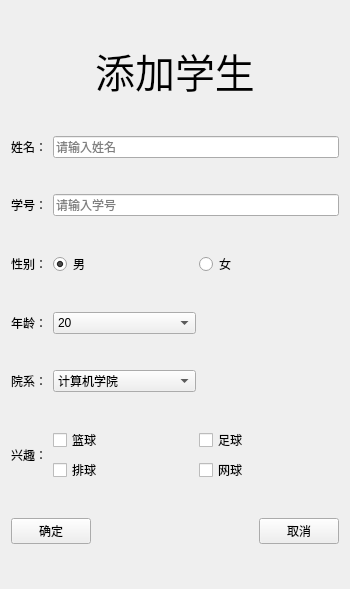
<?xml version="1.0" encoding="UTF-8"?>
<ui version="4.0">
 <class>AddStudent</class>
 <widget class="QWidget" name="AddStudent">
  <property name="geometry">
   <rect>
    <x>0</x>
    <y>0</y>
    <width>350</width>
    <height>589</height>
   </rect>
  </property>
  <property name="windowTitle">
   <string>添加学生</string>
  </property>
  <layout class="QVBoxLayout" name="verticalLayout" stretch="1,1,1,1,1,1,1,1">
   <item>
    <widget class="QLabel" name="label">
     <property name="sizePolicy">
      <sizepolicy hsizetype="Preferred" vsizetype="Fixed">
       <horstretch>0</horstretch>
       <verstretch>0</verstretch>
      </sizepolicy>
     </property>
     <property name="font">
      <font>
       <pointsize>30</pointsize>
      </font>
     </property>
     <property name="text">
      <string>添加学生</string>
     </property>
     <property name="alignment">
      <set>Qt::AlignCenter</set>
     </property>
     <property name="margin">
      <number>0</number>
     </property>
     <property name="indent">
      <number>-1</number>
     </property>
    </widget>
   </item>
   <item>
    <layout class="QHBoxLayout" name="horizontalLayout" stretch="1,8">
     <property name="sizeConstraint">
      <enum>QLayout::SetDefaultConstraint</enum>
     </property>
     <item>
      <widget class="QLabel" name="label_2">
       <property name="text">
        <string>姓名：</string>
       </property>
      </widget>
     </item>
     <item>
      <widget class="QLineEdit" name="leName">
       <property name="text">
        <string/>
       </property>
       <property name="placeholderText">
        <string>请输入姓名</string>
       </property>
       <property name="clearButtonEnabled">
        <bool>true</bool>
       </property>
      </widget>
     </item>
    </layout>
   </item>
   <item>
    <layout class="QHBoxLayout" name="horizontalLayout_2" stretch="1,8">
     <item>
      <widget class="QLabel" name="label_3">
       <property name="text">
        <string>学号：</string>
       </property>
      </widget>
     </item>
     <item>
      <widget class="QLineEdit" name="leNum">
       <property name="placeholderText">
        <string>请输入学号</string>
       </property>
       <property name="clearButtonEnabled">
        <bool>true</bool>
       </property>
      </widget>
     </item>
    </layout>
   </item>
   <item>
    <layout class="QHBoxLayout" name="horizontalLayout_3" stretch="1,4,4">
     <item>
      <widget class="QLabel" name="label_4">
       <property name="text">
        <string>性别：</string>
       </property>
      </widget>
     </item>
     <item>
      <widget class="QRadioButton" name="cbxMan">
       <property name="text">
        <string>男</string>
       </property>
       <property name="checked">
        <bool>true</bool>
       </property>
       <attribute name="buttonGroup">
        <string notr="true">sexGroup</string>
       </attribute>
      </widget>
     </item>
     <item>
      <widget class="QRadioButton" name="cbxWoman">
       <property name="text">
        <string>女</string>
       </property>
       <attribute name="buttonGroup">
        <string notr="true">sexGroup</string>
       </attribute>
      </widget>
     </item>
    </layout>
   </item>
   <item>
    <layout class="QHBoxLayout" name="horizontalLayout_4" stretch="1,4,4">
     <item>
      <widget class="QLabel" name="label_5">
       <property name="text">
        <string>年龄：</string>
       </property>
      </widget>
     </item>
     <item>
      <widget class="QComboBox" name="cbxAge">
       <property name="currentIndex">
        <number>2</number>
       </property>
       <item>
        <property name="text">
         <string>18</string>
        </property>
       </item>
       <item>
        <property name="text">
         <string>19</string>
        </property>
       </item>
       <item>
        <property name="text">
         <string>20</string>
        </property>
       </item>
       <item>
        <property name="text">
         <string>21</string>
        </property>
       </item>
       <item>
        <property name="text">
         <string>22</string>
        </property>
       </item>
       <item>
        <property name="text">
         <string>23</string>
        </property>
       </item>
       <item>
        <property name="text">
         <string>24</string>
        </property>
       </item>
       <item>
        <property name="text">
         <string>25</string>
        </property>
       </item>
       <item>
        <property name="text">
         <string>26</string>
        </property>
       </item>
       <item>
        <property name="text">
         <string>27</string>
        </property>
       </item>
       <item>
        <property name="text">
         <string>28</string>
        </property>
       </item>
      </widget>
     </item>
     <item>
      <spacer name="horizontalSpacer_2">
       <property name="orientation">
        <enum>Qt::Horizontal</enum>
       </property>
       <property name="sizeHint" stdset="0">
        <size>
         <width>40</width>
         <height>20</height>
        </size>
       </property>
      </spacer>
     </item>
    </layout>
   </item>
   <item>
    <layout class="QHBoxLayout" name="horizontalLayout_5" stretch="1,4,4">
     <item>
      <widget class="QLabel" name="label_6">
       <property name="text">
        <string>院系：</string>
       </property>
      </widget>
     </item>
     <item>
      <widget class="QComboBox" name="cbxCollege">
       <item>
        <property name="text">
         <string>计算机学院</string>
        </property>
       </item>
       <item>
        <property name="text">
         <string>外国语学院</string>
        </property>
       </item>
       <item>
        <property name="text">
         <string>商学院</string>
        </property>
       </item>
      </widget>
     </item>
     <item>
      <spacer name="horizontalSpacer_3">
       <property name="orientation">
        <enum>Qt::Horizontal</enum>
       </property>
       <property name="sizeHint" stdset="0">
        <size>
         <width>40</width>
         <height>20</height>
        </size>
       </property>
      </spacer>
     </item>
    </layout>
   </item>
   <item>
    <layout class="QHBoxLayout" name="horizontalLayout_6" stretch="1,8">
     <item>
      <widget class="QLabel" name="label_7">
       <property name="text">
        <string>兴趣：</string>
       </property>
      </widget>
     </item>
     <item>
      <layout class="QGridLayout" name="gridLayout">
       <item row="0" column="0">
        <widget class="QCheckBox" name="cbxBasketball">
         <property name="text">
          <string>篮球</string>
         </property>
         <attribute name="buttonGroup">
          <string notr="true">insGroup</string>
         </attribute>
        </widget>
       </item>
       <item row="0" column="1">
        <widget class="QCheckBox" name="cbxFootball">
         <property name="text">
          <string>足球</string>
         </property>
         <attribute name="buttonGroup">
          <string notr="true">insGroup</string>
         </attribute>
        </widget>
       </item>
       <item row="1" column="0">
        <widget class="QCheckBox" name="cbxVolleyball">
         <property name="text">
          <string>排球</string>
         </property>
         <attribute name="buttonGroup">
          <string notr="true">insGroup</string>
         </attribute>
        </widget>
       </item>
       <item row="1" column="1">
        <widget class="QCheckBox" name="cbxTennisball">
         <property name="text">
          <string>网球</string>
         </property>
         <attribute name="buttonGroup">
          <string notr="true">insGroup</string>
         </attribute>
        </widget>
       </item>
      </layout>
     </item>
    </layout>
   </item>
   <item>
    <layout class="QHBoxLayout" name="horizontalLayout_7">
     <item>
      <widget class="QPushButton" name="btnOk">
       <property name="text">
        <string>确定</string>
       </property>
      </widget>
     </item>
     <item>
      <spacer name="horizontalSpacer">
       <property name="orientation">
        <enum>Qt::Horizontal</enum>
       </property>
       <property name="sizeHint" stdset="0">
        <size>
         <width>40</width>
         <height>20</height>
        </size>
       </property>
      </spacer>
     </item>
     <item>
      <widget class="QPushButton" name="btnCancel">
       <property name="text">
        <string>取消</string>
       </property>
      </widget>
     </item>
    </layout>
   </item>
  </layout>
 </widget>
 <resources/>
 <connections/>
 <buttongroups>
  <buttongroup name="insGroup">
   <property name="exclusive">
    <bool>false</bool>
   </property>
  </buttongroup>
  <buttongroup name="sexGroup"/>
 </buttongroups>
</ui>
